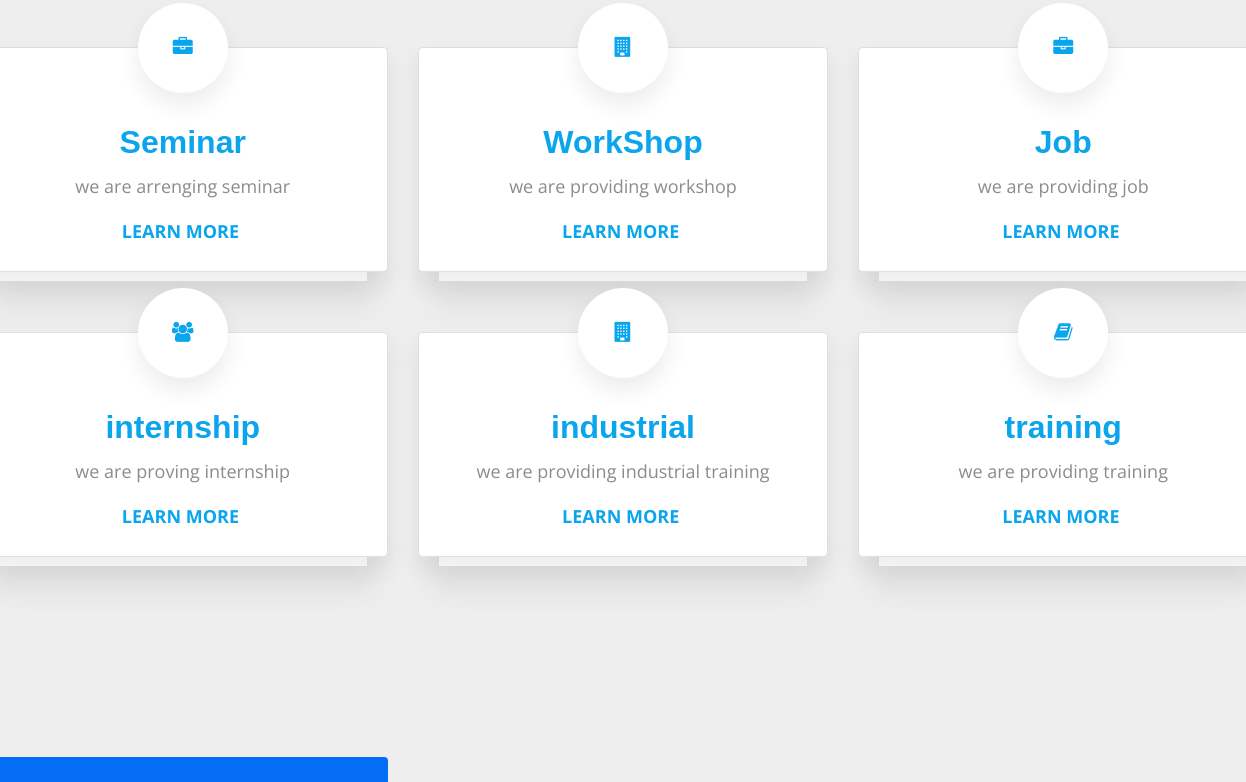
Before: / (middle part) with the older database file.
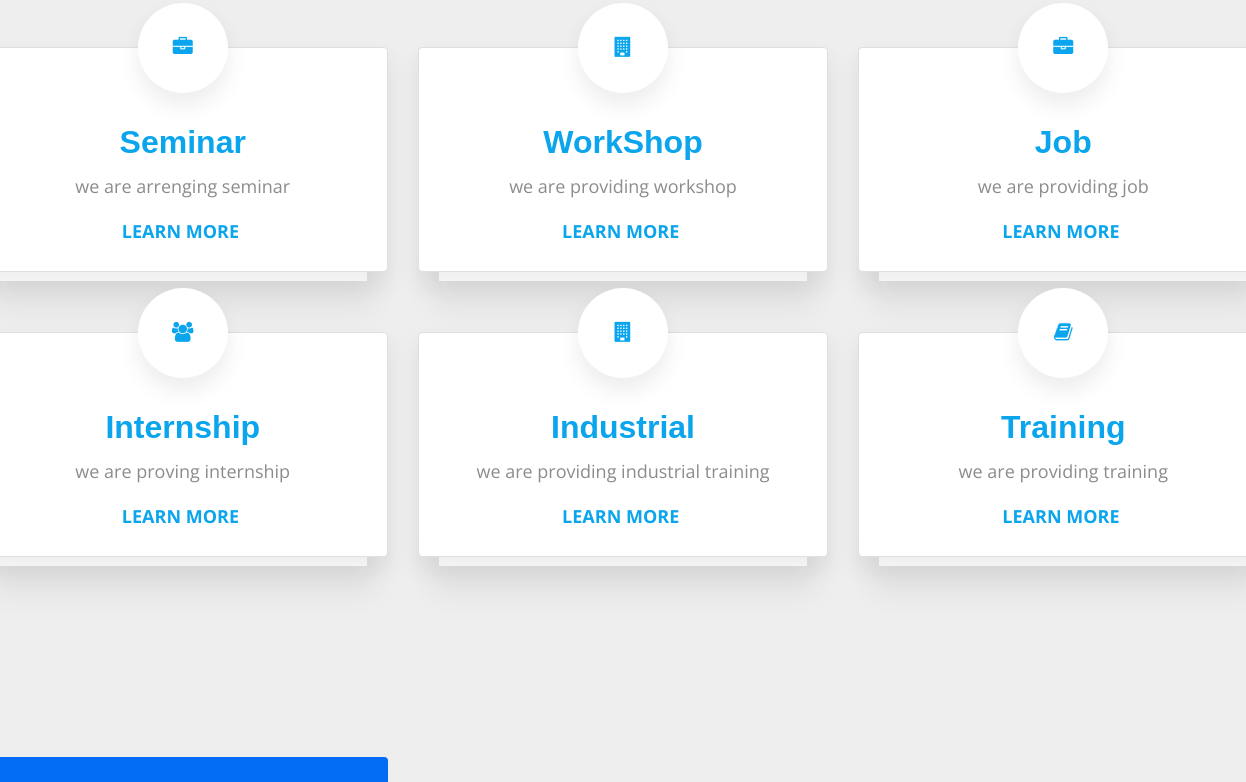
After: the same page with the newer database file.
### main/models.py (models this page shows, shortened)
class Services(models.Model):
    service_name = models.CharField(max_length=100,verbose_name="Service Name")
    dics = models.CharField(max_length=200,verbose_name="Description")
    link = models.CharField(verbose_name="Service Page Url",max_length=100)
    icon = models.CharField(choices=icon,max_length=50,verbose_name="Icon")
    number = models.IntegerField()
    class Meta:
        ordering = ["number"]

### main/views.py (the view)
# urls.py: 2. Add a URL to urlpatterns:  path('', views.home, name='home')
def home(request):
    data = {
        "Services":Services.objects.all(),
        "ports":PortFollio.objects.all()
    }
    return render(request,"index.html",data)

### templates/index.html (shortened to what this page needs)
{% extends 'base.html' %}
{% block extrahead %}
    <link href="https://maxcdn.bootstrapcdn.com/font-awesome/4.7.0/css/font-awesome.min.css" rel="stylesheet">
{% endblock extrahead %}
{% block content %}
{% load static %}
<main id="main" style="margin-left: -3%; margin-right:-3%;">
  {% include 'services.html' %}
  <section id="why-us" class="why-us">
    <div class="container">
      <div class="row">
        <div class="col-lg-4 d-flex align-items-stretch" data-aos="fade-right">
          <div class="content">
          </div>
        </div>
        <div class="col-lg-8 d-flex align-items-stretch">
          <div class="icon-boxes d-flex flex-column justify-content-center">
          </div>
        </div>
      </div>
    </div>
  </section>
</main>
{% endblock content %}

### templates/services.html (shortened to what this page needs)
<section class="container pt-3 mb-3">
    <div class="row pt-5 mt-30">
        {% for ser in Services %}
        <div class="col-lg-4 col-sm-6 mb-30 pb-5">
            <a class="card" href="http://127.0.0.1:8000/{{ser.link}}">
                <div class="box-shadow bg-white rounded-circle mx-auto text-center" style="width: 90px; height: 90px; margin-top: -45px;"><i class="{{ ser.icon }} fa-3x head-icon"></i></div>
                <div class="card-body text-center">
                    <h3 class="card-title pt-1">{{ ser.service_name }}</h3>
                    <p class="card-text text-sm">{{ ser.dics }}</p><span class="text-sm text-uppercase font-weight-bold">Learn More&nbsp;</span>
                </div>
            </a>
        </div>
        {% endfor %}
    </div>
</section>

Changed rows visible on the page:
changed Services "we are proving internship": service_name "internship" → "Internship"
changed Services "we are providing industrial training": service_name "industrial" → "Industrial"
changed Services "we are providing training": service_name "training" → "Training"
